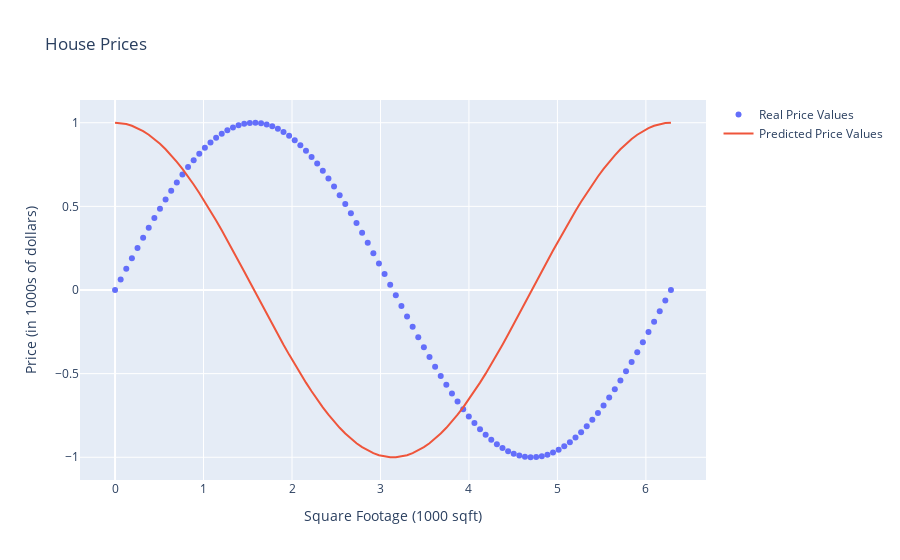

Notebook code cell kept with this figure:
### Code cell
min_val = 0
max_val = 2 * np.pi
interval = 100

x = np.linspace(min_val, max_val, interval)
sin_x = np.sin(x)
cos_x = np.cos(x)

plot_data_with_trendline(x, sin_x, cos_x, x)
